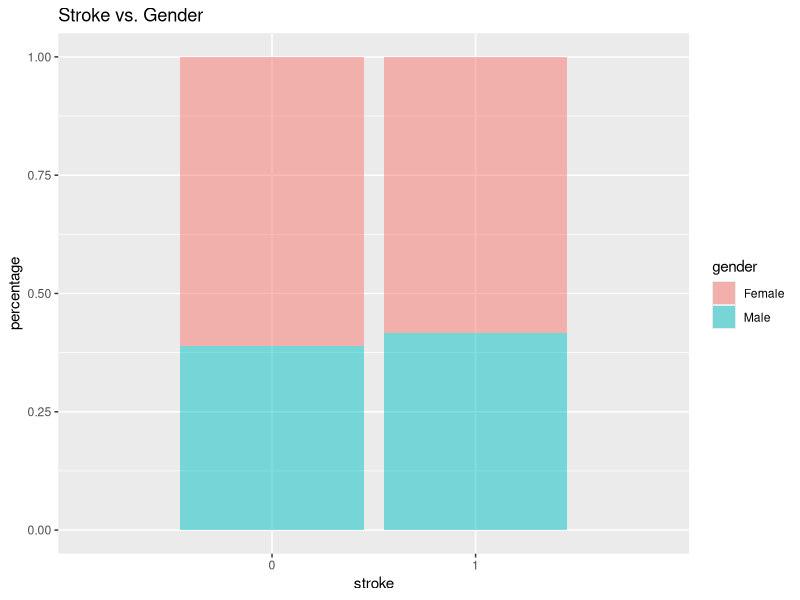
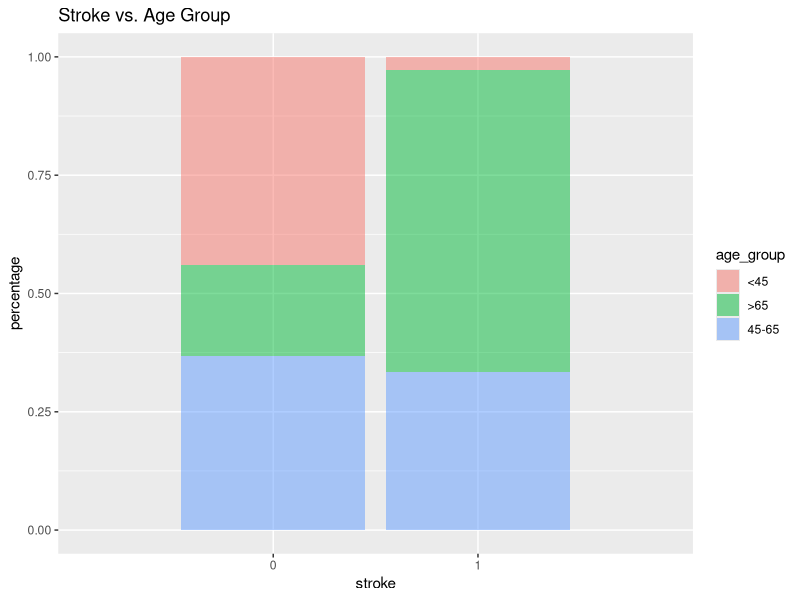
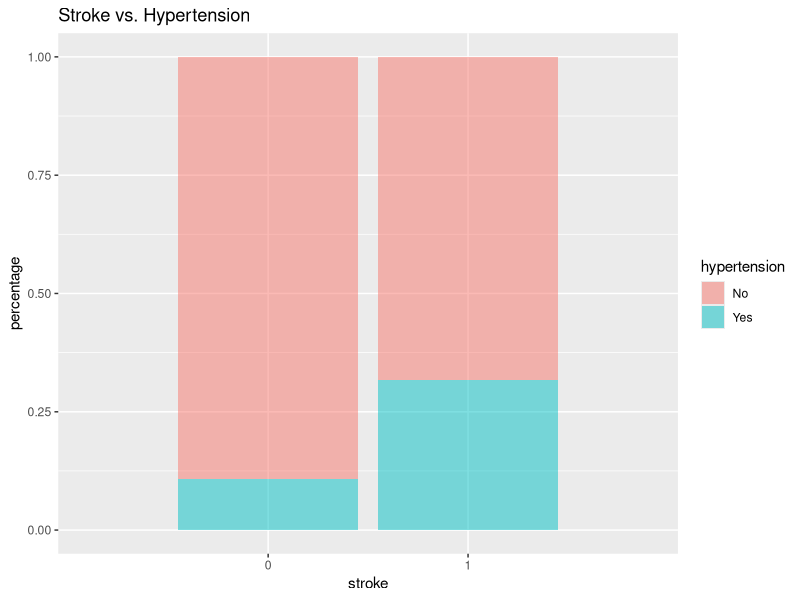
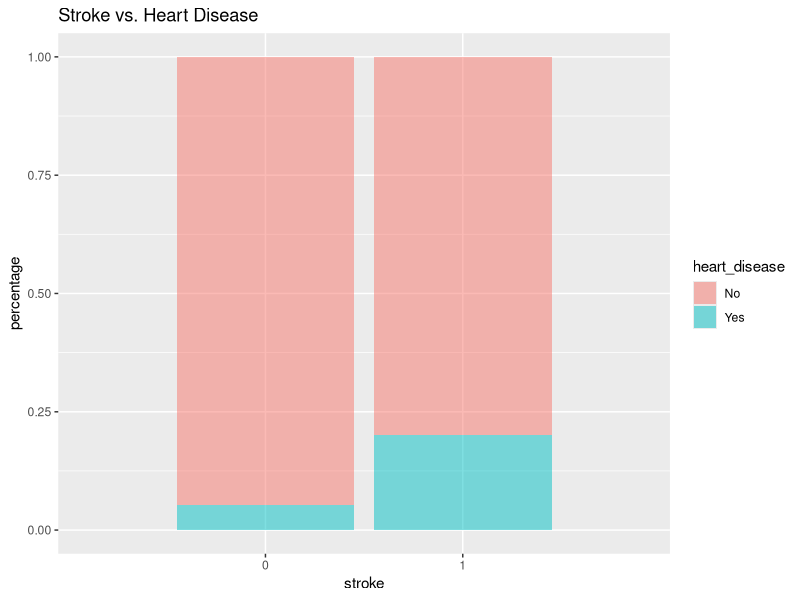
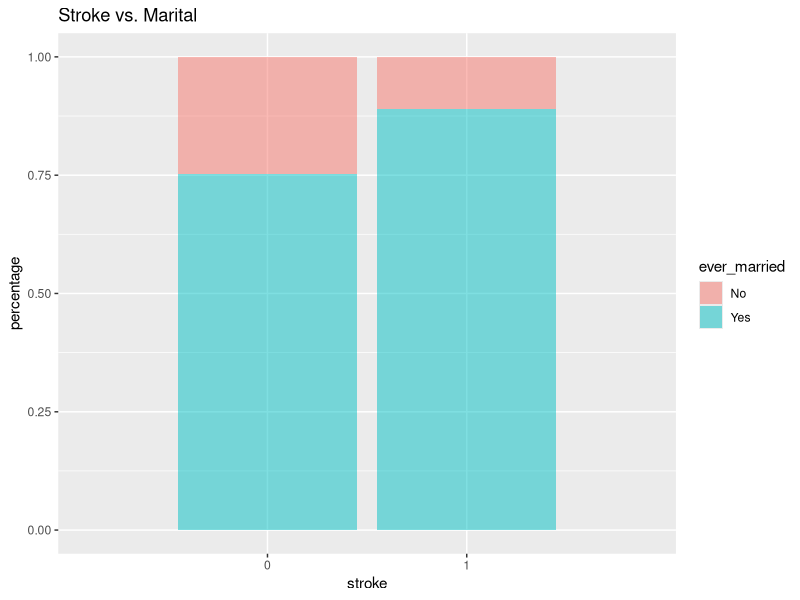
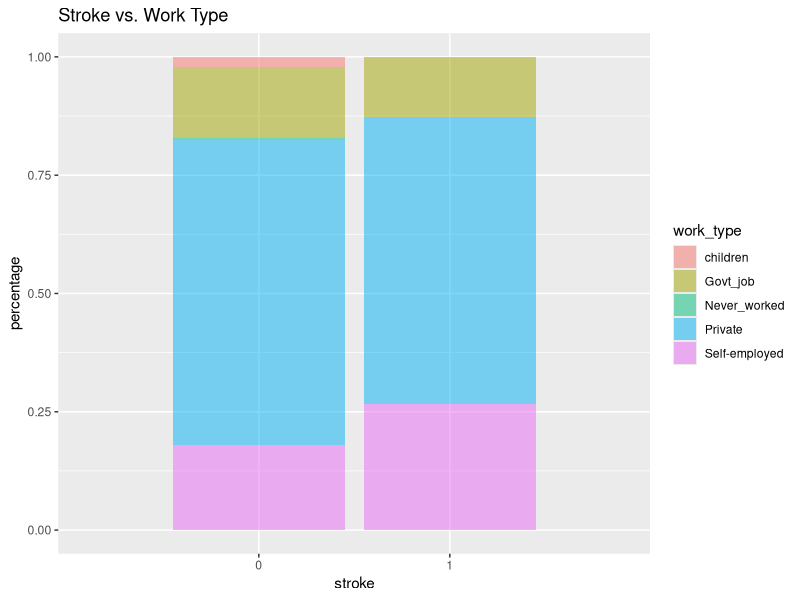
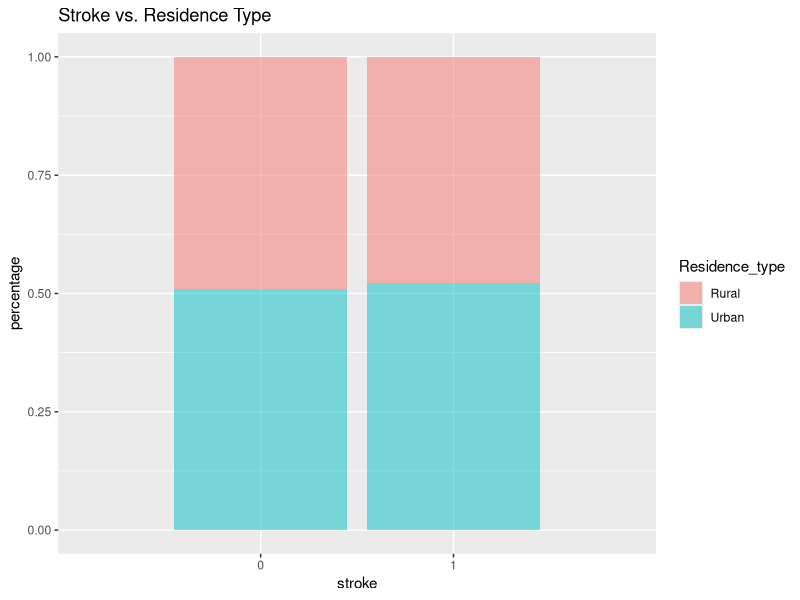
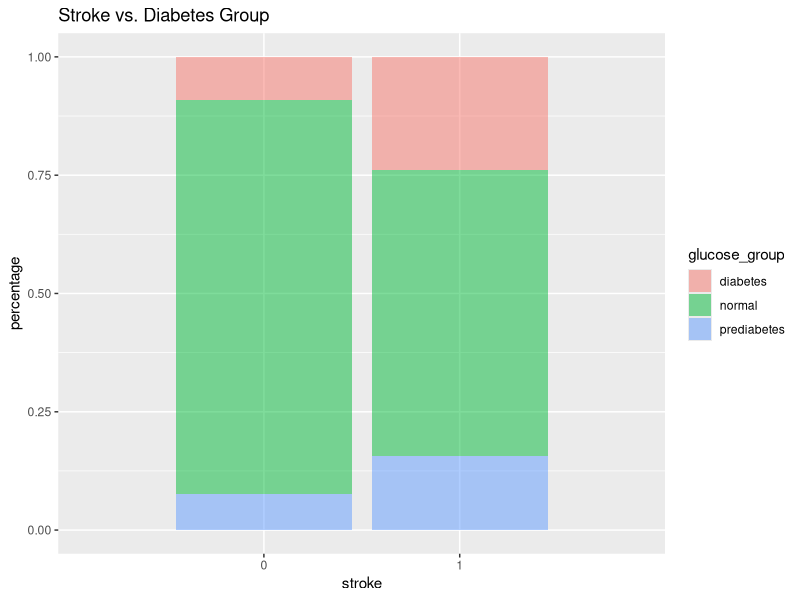

Source code (R) for these figures, in order:
## ---- chunk 1
library(tidyverse)
library(ggplot2)
library(caret)
library(dbplyr)
library(psych)
## ---- chunk 2
dat<-read.csv("stroke.csv")

# left with 3425 observations
dat<-dat|> filter(gender!="Other", bmi!="N/A", smoking_status!="Unknown")

dat<-dat|> 
  mutate(age_group=case_when(
  age<45~"<45",
  age>=45&age<=65~"45-65",
  age>65~">65"))|>
  mutate(BMI_group=case_when(
  as.numeric(bmi)<=18.5~"underweight",
  as.numeric(bmi)>=18.6&as.numeric(bmi)<=24.9~"normal",
  as.numeric(bmi)>=25&as.numeric(bmi)<=29.9~"overweight",
  as.numeric(bmi)>=30~"obesity"
  ))|>
  mutate(glucose_group=case_when(
  avg_glucose_level<140~"normal",
  avg_glucose_level>=140&avg_glucose_level<200~"prediabetes",
  avg_glucose_level>=200~"diabetes"
  ))|>
  mutate(age_cat=case_when(
  age<45~0,
  age>=45&age<=65~1,
  age>65~2))|>
  mutate(BMI_cat=case_when(
  as.numeric(bmi)<=18.5~0,
  as.numeric(bmi)>=18.6&as.numeric(bmi)<=24.9~1,
  as.numeric(bmi)>=25&as.numeric(bmi)<=29.9~2,
  as.numeric(bmi)>=30~3
  ))|>
  mutate(glucose_cat=case_when(
  avg_glucose_level<140~0,
  avg_glucose_level>=140&avg_glucose_level<200~1,
  avg_glucose_level>=200~2
  ))|>
  mutate(smoke_cat=case_when(
  smoking_status=="never smoked"~0,
  smoking_status=="formerly smoked"~1,
  smoking_status=="smokers"~2
  ))
## ---- chunk 3
a=sum(dat$stroke==0)
b=sum(dat$stroke==1)

# Gender
gen<- dat|> 
        group_by(gender,stroke)|>
        summarise(count=n())
gen|>mutate(percentage=case_when(
  stroke==0~count/(a),
  stroke==1~count/(b)))|>
  ggplot(aes(stroke,percentage,fill=gender))+
  geom_bar(stat="identity",alpha=0.5)+
  scale_x_discrete(limits=c(0,1))+
  ggtitle("Stroke vs. Gender")

# Age
age<- dat|> 
        group_by(age_group,stroke)|>
        summarise(count=n())
age|>mutate(percentage=case_when(
  stroke==0~count/(a),
  stroke==1~count/(b)))|>
  ggplot(aes(stroke,percentage,fill=age_group))+
  geom_bar(stat="identity",alpha=0.5)+
  scale_x_discrete(limits=c(0,1))+
  ggtitle("Stroke vs. Age Group")

# Hypertension
hyper<- dat|> 
        group_by(hypertension,stroke)|>
        summarise(count=n())
hyper|>mutate(percentage=case_when(
  stroke==0~count/(a),
  stroke==1~count/(b)))|>
  ggplot(aes(stroke,percentage,fill=hypertension))+
  geom_bar(stat="identity",alpha=0.5)+
  scale_x_discrete(limits=c(0,1))+
  ggtitle("Stroke vs. Hypertension")

# Heart disease
heart <-dat|> 
        group_by(heart_disease,stroke)|>
        summarise(count=n())
heart|>mutate(percentage=case_when(
  stroke==0~count/(a),
  stroke==1~count/(b)))|>
  ggplot(aes(stroke,percentage,fill=heart_disease))+
  geom_bar(stat="identity",alpha=0.5)+
  scale_x_discrete(limits=c(0,1))+
  ggtitle("Stroke vs. Heart Disease")

# Marital
marital<-dat|> 
        group_by(ever_married,stroke)|>
        summarise(count=n())
marital|>mutate(percentage=case_when(
  stroke==0~count/(a),
  stroke==1~count/(b)))|>
  ggplot(aes(stroke,percentage,fill=ever_married))+
  geom_bar(stat="identity",alpha=0.5)+
  scale_x_discrete(limits=c(0,1))+
  ggtitle("Stroke vs. Marital")

# Work type
work<-dat|> 
        group_by(work_type,stroke)|>
        summarise(count=n())
work|>mutate(percentage=case_when(
  stroke==0~count/(a),
  stroke==1~count/(b)))|>
  ggplot(aes(stroke,percentage,fill=work_type))+
  geom_bar(stat="identity",alpha=0.5)+
  scale_x_discrete(limits=c(0,1))+
  ggtitle("Stroke vs. Work Type")

# Residence type
resi<-dat|> 
        group_by(Residence_type,stroke)|>
        summarise(count=n())
resi|>mutate(percentage=case_when(
  stroke==0~count/(a),
  stroke==1~count/(b)))|>
  ggplot(aes(stroke,percentage,fill=Residence_type))+
  geom_bar(stat="identity",alpha=0.5)+
  scale_x_discrete(limits=c(0,1))+
  ggtitle("Stroke vs. Residence Type")

# Average glucose level
glu<- dat|> 
        group_by(glucose_group,stroke)|>
        summarise(count=n())
glu|>mutate(percentage=case_when(
  stroke==0~count/(a),
  stroke==1~count/(b)))|>
  ggplot(aes(stroke,percentage,fill=glucose_group))+
  geom_bar(stat="identity",alpha=0.5)+
  scale_x_discrete(limits=c(0,1))+
  ggtitle("Stroke vs. Diabetes Group")


# BMI
BMI<- dat|> 
        group_by(BMI_group,stroke)|>
        summarise(count=n())
BMI|>mutate(percentage=case_when(
  stroke==0~count/(a),
  stroke==1~count/(b)))|>
  ggplot(aes(stroke,percentage,fill=BMI_group))+
  geom_bar(stat="identity",alpha=0.5)+
  scale_x_discrete(limits=c(0,1))+
  ggtitle("Stroke vs. Obesity Group")


# Smoking status
smok<-dat|> 
        group_by(smoking_status,stroke)|>
        summarise(count=n())
smok|>mutate(percentage=case_when(
  stroke==0~count/(a),
  stroke==1~count/(b)))|>
  ggplot(aes(stroke,percentage,fill=smoking_status))+
  geom_bar(stat="identity",alpha=0.5)+
  scale_x_discrete(limits=c(0,1))+
  ggtitle("Stroke vs. Smoking Status")
## ---- chunk 4
# test
gen
hyper
heart
marital
work
resi
smok
mean(dat$age[dat$stroke==1])
mean(dat$age[dat$stroke==0])
mean(as.numeric(dat$bmi[dat$stroke==1]))
mean(as.numeric(dat$bmi[dat$stroke==0]))
mean(dat$avg_glucose_level[dat$stroke==1])
mean(dat$avg_glucose_level[dat$stroke==0])
## ---- chunk 5
set.seed(1)
test_index <- createDataPartition(dat$stroke,times=1,p=0.2,list=FALSE)
test_set <- dat[test_index,]
train_set <-dat[-test_index,]
## ---- chunk 6
age_plot<-dat|>
  ggplot(aes(age,stroke,group=factor(gender),col=gender))+
  geom_jitter(width=0,height=0.05)+
  scale_color_manual(values=c("lightcoral","lightsteelblue"))
age_plot

ggplot(dat,aes(age,stroke,color=gender))+
  geom_jitter(width=0,height=0.05)+
  geom_smooth(method="glm",method.args=list(family="binomial"))+
  facet_wrap(~gender)+
  scale_color_manual(values=c("lightcoral","lightsteelblue"))

logit_mod=glm(stroke~age,data=train_set,family="binomial")
summary(logit_mod)
predicted=predict(logit_mod,newdata=test_set,type="response")

age_logit_plot<-age_plot+
  geom_line(data=data.frame(age=test_set$age,stroke=predicted,gender=test_set$gender))
age_logit_plot


## ---- chunk 7
# Fit Logistic Regression
summary(glm(stroke~factor(age_cat)+factor(gender)+factor(hypertension)+factor(heart_disease)+factor(ever_married)+factor(work_type)+factor(Residence_type)+factor(glucose_cat)+factor(BMI_cat)+factor(smoke_cat),data=train_set,family="binomial"))

# Final Model
summary(glm(stroke~factor(age_cat)+factor(hypertension)+factor(heart_disease)+factor(glucose_cat),data=train_set,family="binomial"))

# Prediction
glm_fit <- train_set|>glm(stroke~factor(age_cat)+factor(hypertension)+factor(heart_disease)+factor(glucose_cat),data=_,family="binomial")
p_hat_logit<- predict(glm_fit,newdata=test_set,type="response")

probs<-seq(0.01, 1, length.out = 50)

PRC<-map_df(probs, function(p){
y_hat_logit<- ifelse(p_hat_logit>p,1,0)|>factor()
list(p=p,
     recall=confusionMatrix(y_hat_logit, factor(test_set$stroke))$byClass[["Sensitivity"]],
     precision=confusionMatrix(y_hat_logit, factor(test_set$stroke))$byClass[["Pos Pred Value"]])})

PRC

PRC|>
  ggplot(aes(recall,precision))+
  geom_point()+
  geom_line()+
  ylim(c(0,1))

# choose p=0.0504 as the cutoff point
y_hat_logit<- ifelse(p_hat_logit>0.0504,1,0)|>factor()
confusionMatrix(y_hat_logit, factor(test_set$stroke))
